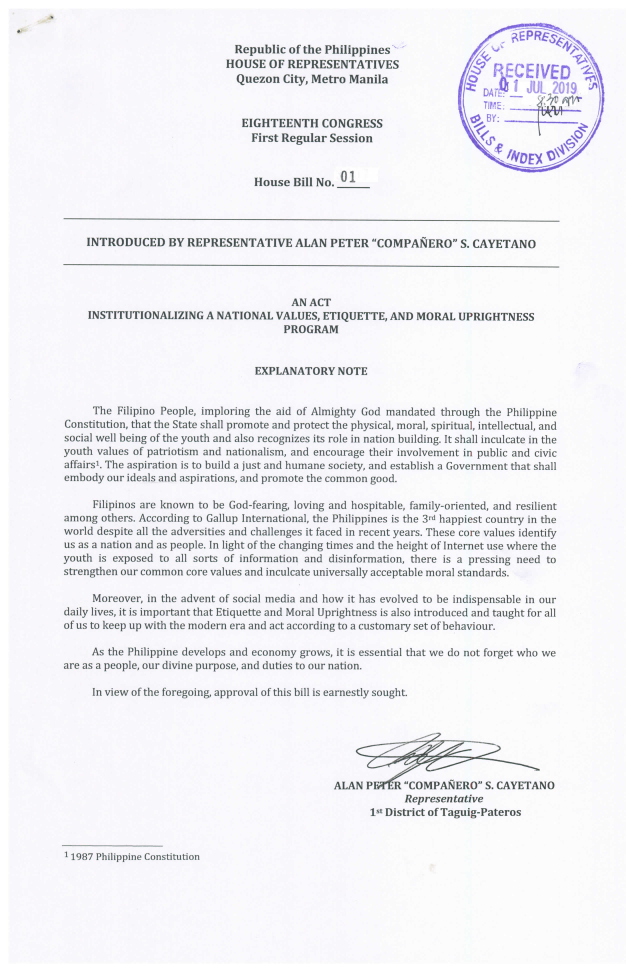
#> input picture images/0-0.jpeg, 2538 x 3888 px (shown at 1/4 size); its folder holds only this picture in this run
$ python app.py   (older library calls are emulated)
#> lines starting #> are read from the running program, lines starting #| are printed output that depends on the picture; after the words box and inside, x2 and y2 are one past the last pixel; in counts of white or black regions, pixels touching at a corner belong together
#> in load_images, image is the input picture: PIL image 2538x3888 RGB; mean R, G, B 240.5, 240.2, 243.9
### optimize.py
from PIL import ImageOps, ImageDraw, Image
import cv2
import numpy as np
from matplotlib import pyplot as plt
import matplotlib

from display import display_cv_image, display_image


# [39 lines left out: function remove_stamp, not called in this run]

def patch_stamp(image):
    width, height = image.size
#> width = 2538; height = 3888

    # Crop top left area where stamp usually is
    rect = (width * 0.65, 0, width, height * 0.2)
#> rect = (1649.7, 0, 2538, 777.6)
    draw = ImageDraw.Draw(image)
    draw.rectangle(rect, fill="white")

    # cv_image = np.array(image)
    # plt.imshow(cv_image)
    # plt.show()
    return image

def adjust_gamma(cv_image, gamma=1.0):
    """
    Adjust contrast of the image using gamma correction
    """

    invGamma = 1.0 / gamma
    table = np.array([((i / 255.0) ** invGamma) * 255
        for i in np.arange(0, 256)]).astype("uint8")

    # apply gamma correction using the lookup table
    new_image = cv2.LUT(cv_image, table)
    return new_image

def mask_image(image):
    """
    Convert image to black and white
    """

    # Generate mask
    image = image.convert("L")
#> image: PIL image 2538x3888 L
    cv_image = np.array(image)
    _, mask = cv2.threshold(cv_image, 127, 255, cv2.THRESH_BINARY_INV)
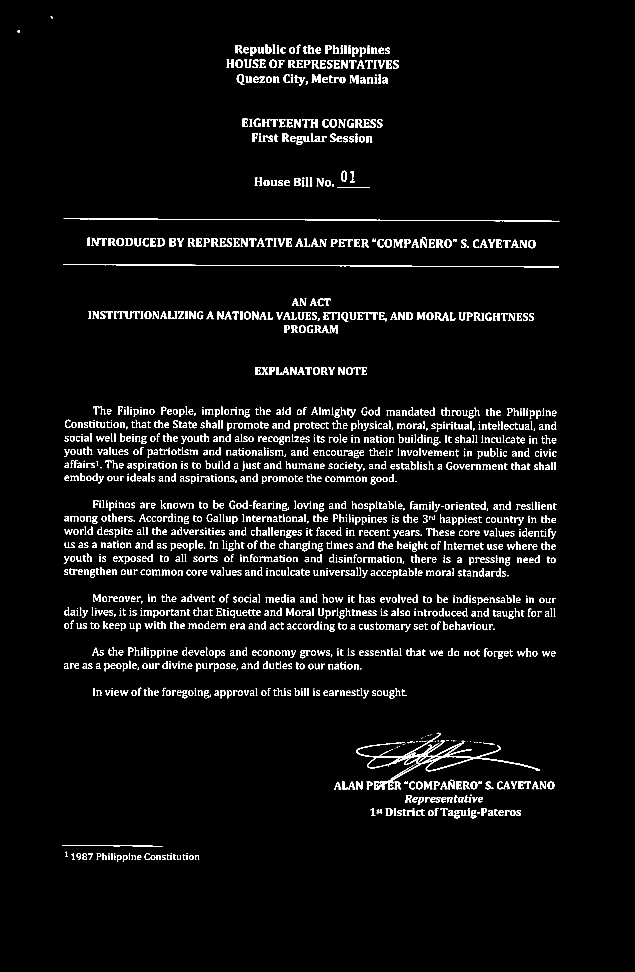
#> mask: shape (3888, 2538) (shown at 1/4 size); 3.4% white; 2043 white regions (204 under 20 px), largest, box (x1, y1, x2, y2) and area: (1424, 2931, 2158, 3157) 12136, (254, 1057, 2236, 1069) 4740, (255, 874, 2237, 886) 4703
    mask_inv = cv2.bitwise_not(mask)
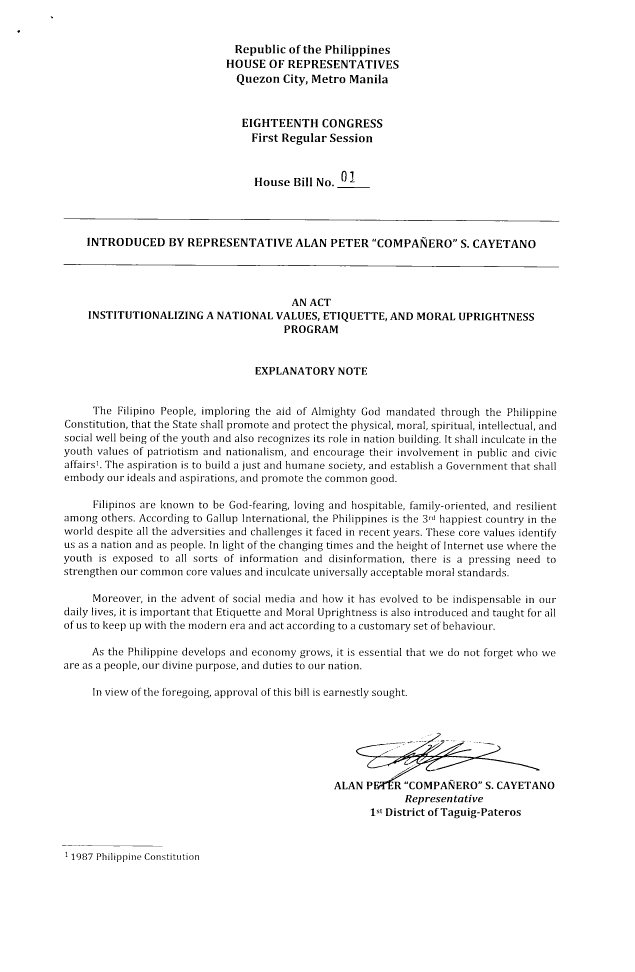
#> mask_inv: shape (3888, 2538) (shown at 1/4 size); 96.6% white; 2043 black regions (204 under 20 px), largest, box (x1, y1, x2, y2) and area: (1424, 2931, 2158, 3157) 12136, (254, 1057, 2236, 1069) 4740, (255, 874, 2237, 886) 4703

    # Generate white paper background
    white_background = np.ones(cv_image.shape, dtype="uint8") * 255

    # Extract important parts from the document and remove relevant areas from background
    document_fg = cv2.bitwise_and(cv_image, cv_image, mask=mask)
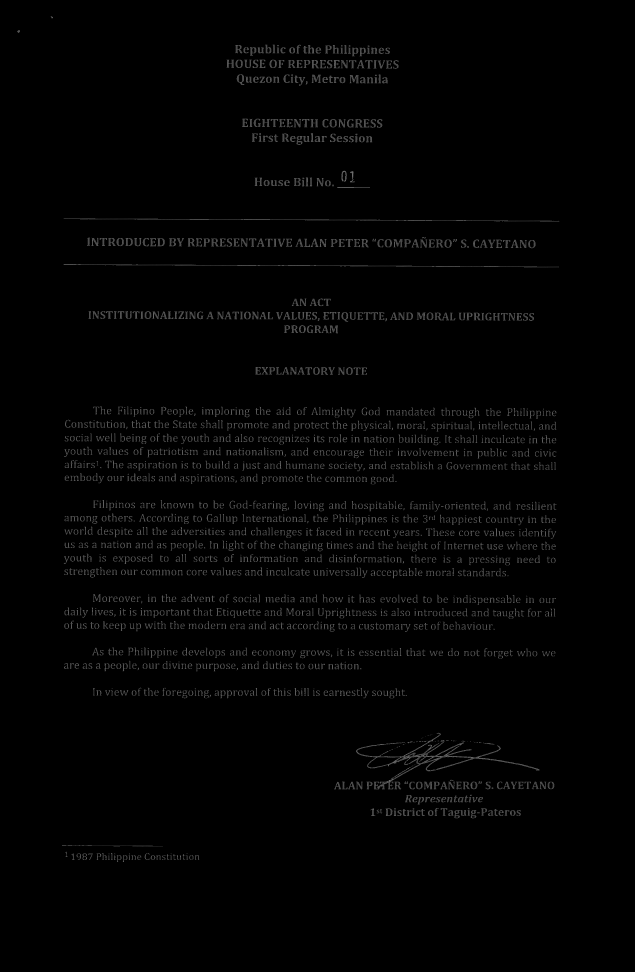
#> document_fg: shape (3888, 2538) (shown at 1/4 size); min 0, max 127, mean 3
    masked_bg = cv2.bitwise_and(white_background, white_background, mask=mask_inv)
#> white_background: shape (3888, 2538); every value is 255

    # Place important content onto white background
    dst = cv2.add(masked_bg, document_fg)
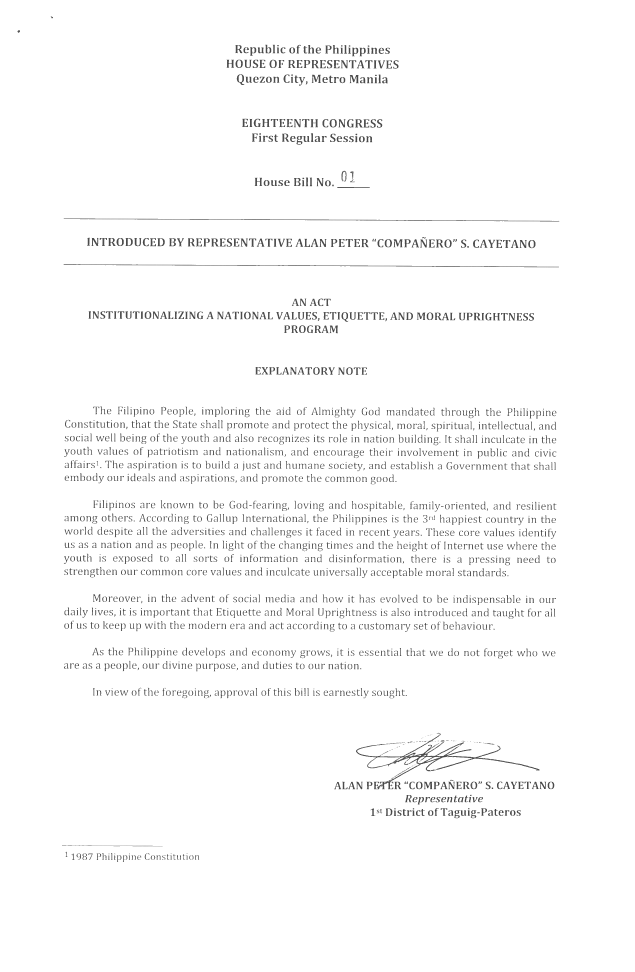
#> dst: shape (3888, 2538) (shown at 1/4 size); min 40, max 255, mean 249.4
    dst = adjust_gamma(dst, 0.1)

    # display_image(image)
    output = cv2.cvtColor(dst, cv2.COLOR_GRAY2RGB)
    display_cv_image(output)

    image = Image.fromarray(output)

    return image

def optimize_image(image):
    image = patch_stamp(image)
    image = mask_image(image)

    return image

# [3 lines that do not run on import are left out]

### display.py
from PIL import Image
import matplotlib.pyplot as plt

# [11 lines left out: function display_image, not called in this run]

def display_cv_image(cv_image):
    """
    Resize image to fit in display
    """
    plt.imshow(cv_image)
    plt.show()

### parse.py
from display import display_image
import pytesseract
from pytesseract import Output
from PIL import ImageDraw, Image

def parse_image(image):
  """
  Extract text and display bounding boxes
  """
  results = pytesseract.image_to_data(image, output_type=Output.DICT)
  conf = results["conf"]
  filter_out = set([i for i, c in enumerate(conf) if float(c) < 0.5])

  fields = ["text", "left", "top", "width", "height", "conf"]
  for field in fields:
    values = results[field]
    values = [v for i, v in enumerate(values) if i not in filter_out]
    results[field] = values

  left = results["left"]
  top = results["top"]
  width = results["width"]
  height = results["height"]

  draw = ImageDraw.Draw(image)
  for x1, y1, w, h in zip(left, top, width, height):
    x2 = x1 + w
    y2 = y1 + h
    draw.rectangle((x1, y1, x2, y2), outline="red")

  display_image(image)
  text = pytesseract.image_to_string(image)
  return text

### app.py
import os
from optimize import optimize_image
from parse import parse_image
from PIL import Image

def load_images():
  """
  Load images from disk
  """
  for fn in os.listdir("images"):
    image = Image.open(f"images/{fn}")
    image = optimize_image(image)
    text = parse_image(image)
    print(text)
    break

if __name__ == "__main__":
  load_images()
#> (the call stopped at in parse_image, `results = pytesseract.image_to_data(image, output_type=Output.DICT)`: pytesseract is not available in this run)

$ run again, on images/HB00001-1-0.jpeg
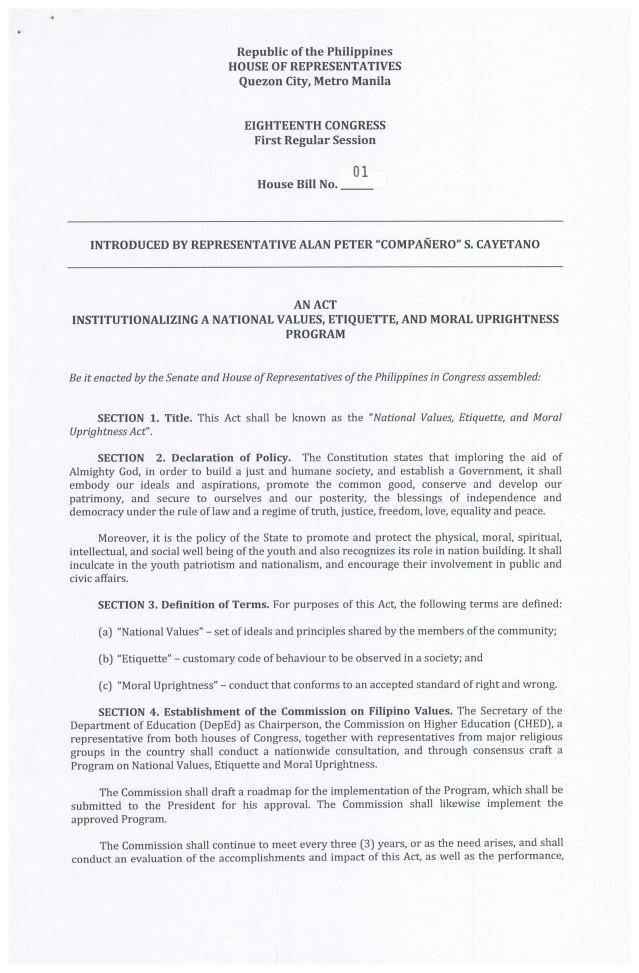
#> input picture images/HB00001-1-0.jpeg, 2555 x 3891 px (shown at 1/4 size)
#> in load_images, image is the input picture: PIL image 2555x3891 RGB; mean R, G, B 240.2, 240.1, 243
#> in mask_image, `_, mask = cv2.threshold(cv_image, 127, 255, cv2.THRESH_BINARY_INV)`:
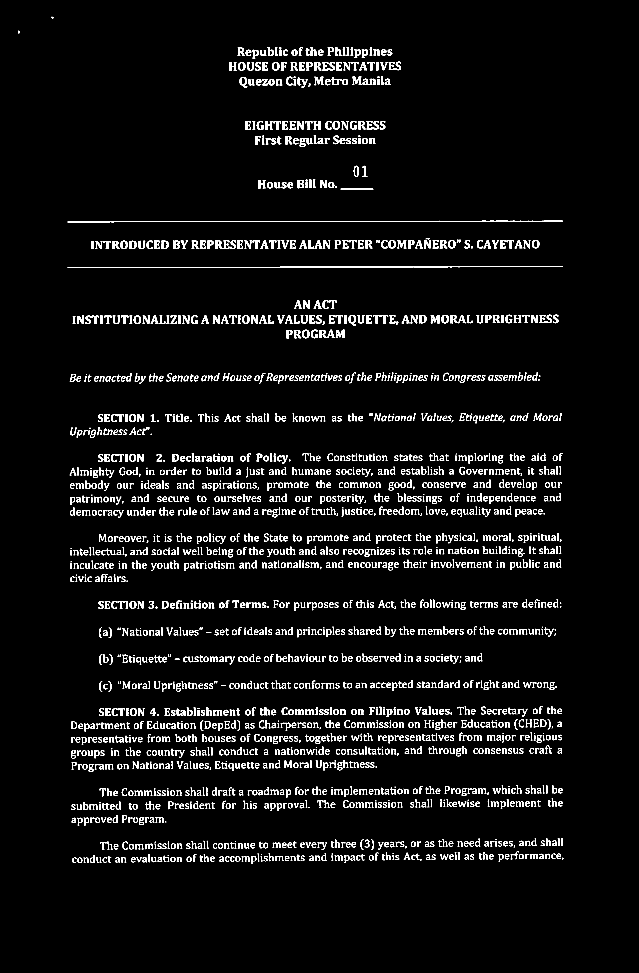
#> mask: shape (3891, 2555) (shown at 1/4 size); 3.8% white; 2354 white regions (165 under 20 px), largest, box (x1, y1, x2, y2) and area: (270, 1065, 2252, 1072) 4703, (270, 883, 2252, 889) 4541, (1277, 1319, 1339, 1352) 843
#> white_background: shape (3891, 2555); every value is 255
#> in mask_image, `dst = cv2.add(masked_bg, document_fg)`:
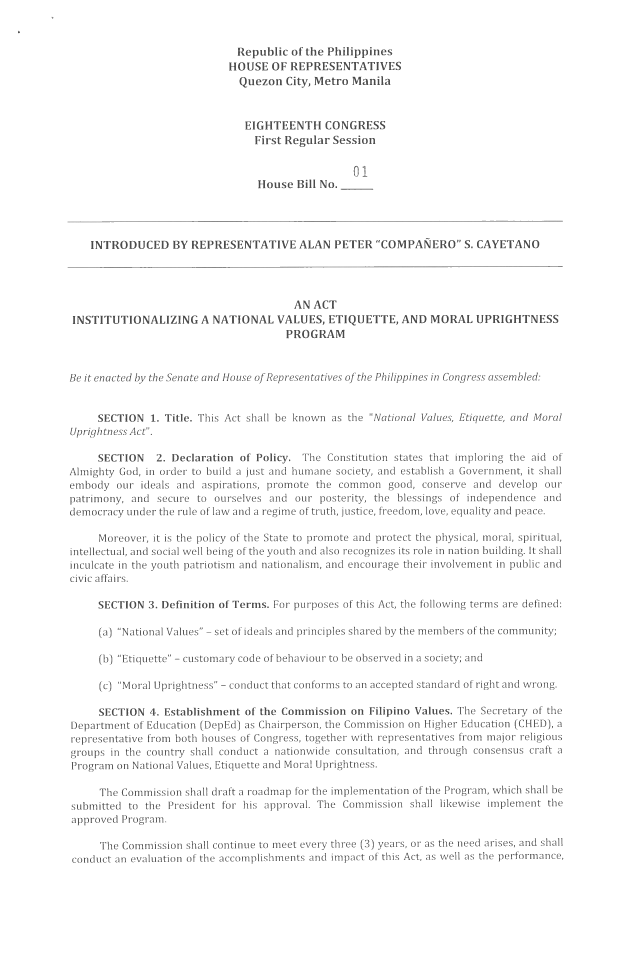
#> dst: shape (3891, 2555) (shown at 1/4 size); min 36, max 255, mean 248.7

$ run again, on images/HB00001-2-0.jpeg
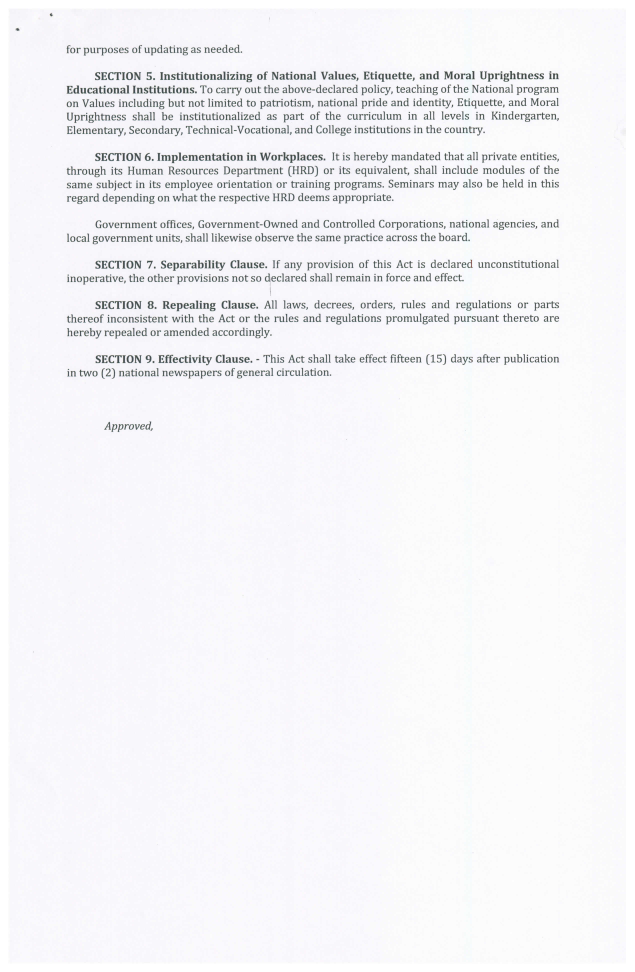
#> input picture images/HB00001-2-0.jpeg, 2539 x 3887 px (shown at 1/4 size)
#> in load_images, image is the input picture: PIL image 2539x3887 RGB; mean R, G, B 244.1, 243.8, 246.7
#> in mask_image, `_, mask = cv2.threshold(cv_image, 127, 255, cv2.THRESH_BINARY_INV)`:
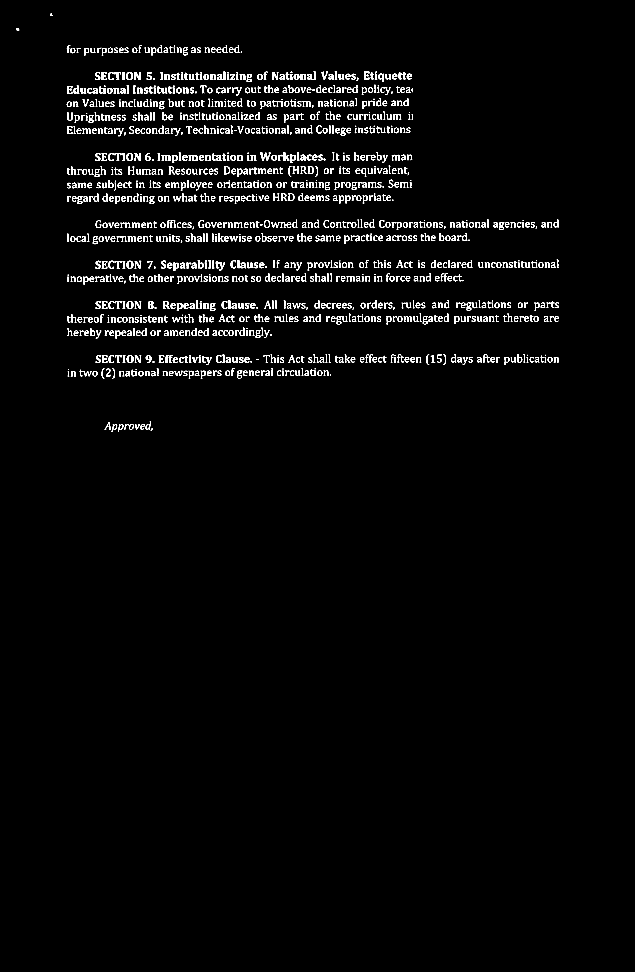
#> mask: shape (3887, 2539) (shown at 1/4 size); 1.9% white; 1304 white regions (86 under 20 px), largest, box (x1, y1, x2, y2) and area: (1040, 611, 1083, 642) 542, (646, 621, 683, 643) 450, (754, 620, 792, 643) 448
#> white_background: shape (3887, 2539); every value is 255
#> in mask_image, `dst = cv2.add(masked_bg, document_fg)`:
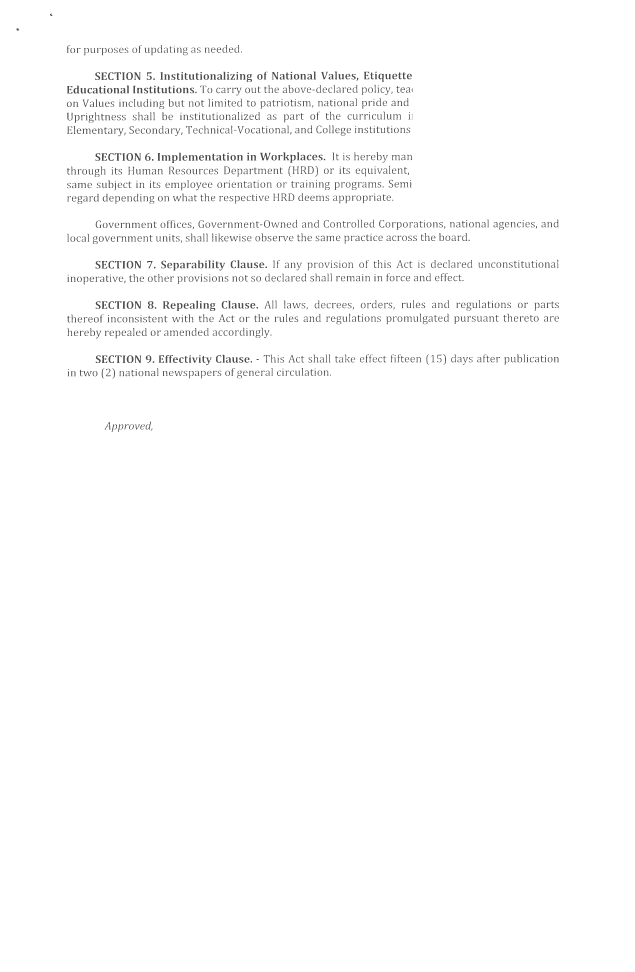
#> dst: shape (3887, 2539) (shown at 1/4 size); min 32, max 255, mean 251.8

$ run again, on images/HB00002-0-0.jpeg
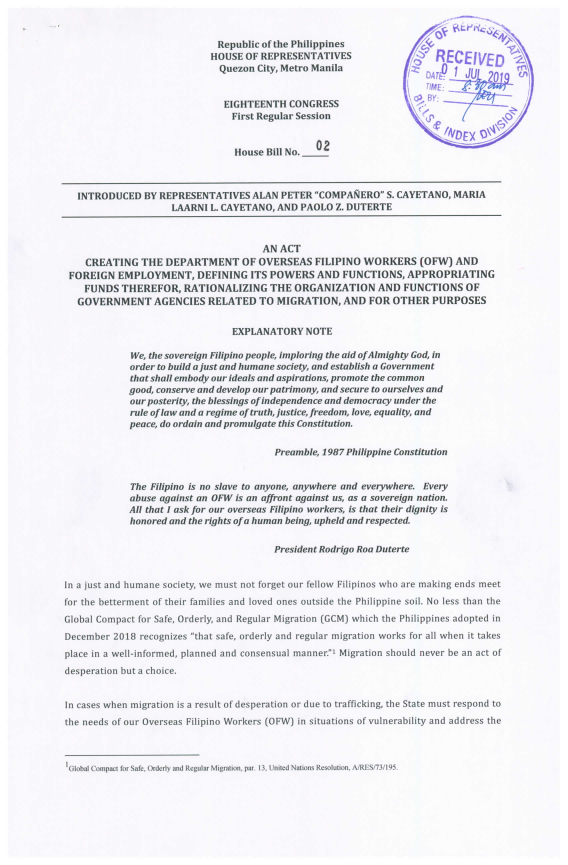
#> input picture images/HB00002-0-0.jpeg, 1702 x 2593 px (shown at 1/3 size)
#> in load_images, image is the input picture: PIL image 1702x2593 RGB; mean R, G, B 238.7, 238.4, 242.5
#> in mask_image, `_, mask = cv2.threshold(cv_image, 127, 255, cv2.THRESH_BINARY_INV)`:
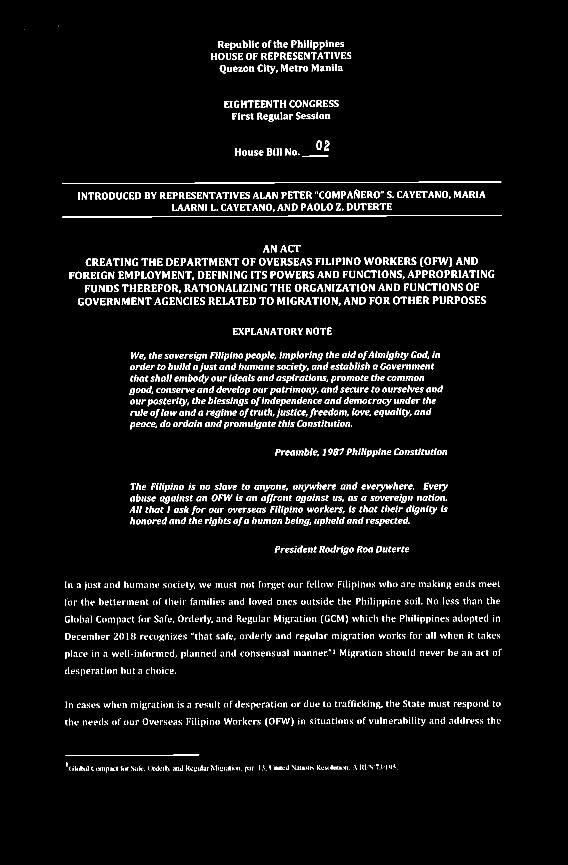
#> mask: shape (2593, 1702) (shown at 1/3 size); 3.9% white; 2701 white regions (656 under 20 px), largest, box (x1, y1, x2, y2) and area: (186, 645, 1504, 653) 2952, (186, 544, 1504, 552) 2867, (196, 2264, 598, 2267) 615
#> white_background: shape (2593, 1702); every value is 255
#> in mask_image, `dst = cv2.add(masked_bg, document_fg)`:
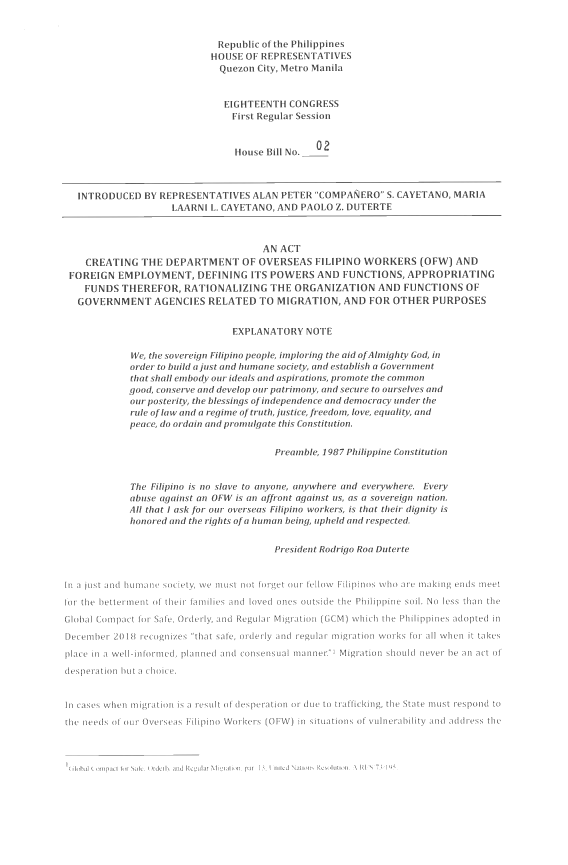
#> dst: shape (2593, 1702) (shown at 1/3 size); min 29, max 255, mean 248.5
